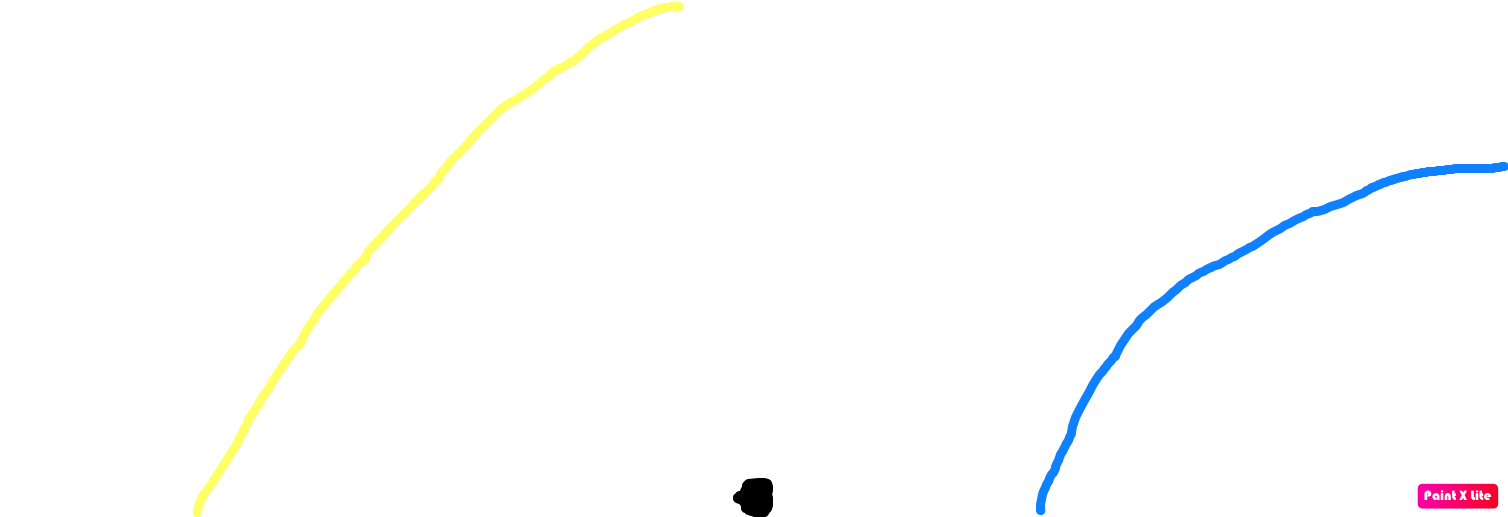
#> input picture example_code/basic_sim_with_paint/turn_right.png, 1508 x 517 px
$ python ex_path_planner_from_2023.py
#> lines starting #> are read from the running program, lines starting #| are printed output that depends on the picture; after the words box and inside, x2 and y2 are one past the last pixel; in counts of white or black regions, pixels touching at a corner belong together; long printed decimals are rounded
### example_code/ex_colour_mask.py
import cv2 as cv
import numpy as np
from matplotlib import pyplot as plt

#### CONSTANTS
GREEN = (0, 255, 0)  # in BGR.
RED = (0, 0, 255)
BLUE= (255, 0, 0)
ORANGE = (0, 128, 255)
PURPLE = (255, 51, 153)
YELLOW = (0, 255, 255)

# the colour green will be marked by red outline. Purple by yellow outline and so on.
# basically the complementary colour pairs on the colour wheel
COMPLEMENTARY = {GREEN:RED, RED:GREEN, PURPLE:YELLOW, YELLOW:PURPLE, BLUE:ORANGE}
#### end of CONSTANTS

# [28 lines left out: functions init_camera_feed, colour_mask_2023, not called in this run]

def colour_mask(frame):
    #convert to hsv colorspace
    hsv = cv.cvtColor(frame, cv.COLOR_BGR2HSV)

    #lower bound and upper bound for blue
    lowerBlue = np.array([70, 110, 200])
    upperBlue = np.array([130, 255, 255])
    blueMask = cv.inRange(hsv, lowerBlue, upperBlue)

    # lower bound and upper bound for yellow
    lowerYellow = np.array([10, 3, 200])
    upperYellow = np.array([60, 255, 255])
    yellowMask = cv.inRange(hsv, lowerYellow, upperYellow)   #getting a yellow mask

    #lower bound and upper bound for purple color
    lowerPurple = np.array([145, 50, 30])
    upperPurple = np.array([170, 255, 255])
    purpleMask = cv.inRange(hsv, lowerPurple, upperPurple)

    return blueMask, yellowMask, purpleMask

# [25 lines left out: functions draw_contour, get_contour, not called in this run]

# [28 lines that do not run on import are left out]

### example_code/ex_path_planner_from_2023.py
import numpy as np
import matplotlib.pyplot as plt
from typing import List
import cv2 as cv

from ex_colour_mask import colour_mask

OPTIMAL_SIDE_DISTANCE = 40
EACH_STEP = True
SEGMENT_SIZE = 5
MAX_RANGE = 150

# colours
GREEN = (0, 255, 0)  # in BGR.
RED = (0, 0, 255)
BLUE= (255, 0, 0)
ORANGE = (0, 128, 255)
PURPLE = (255, 51, 153)
YELLOW = (0, 255, 255)

def MAINTAIN_get_range_quartiles(stepNum, x, y, angle, maxRange):
    #polar form
    r = np.sqrt(x**2 + y**2)
    theta = np.rad2deg(np.arctan2(y, x))

    #lower quartile/25th percentile for every 5 degrees of heading
    rangeQuartile = np.zeros_like(angle)
    for index in range(len(angle)):
        selector = abs(theta - angle[index]) < SEGMENT_SIZE / 2
        if (np.sum(selector) > 0):
            rangeQuartile[index] = np.percentile(r[selector], 25)
        else:
            rangeQuartile[index] = maxRange #caps the maximum value

    return rangeQuartile

def MAINTAIN_process_range_quartile(stepNum, angle, rangeQuartile, maxRange, isLeft):
    if isLeft: # if following the blue left track line
        sideAngleIndex = -1
        halfAngle = angle[-18:None] # selects the angles on the left of the car
        halfQuartile = rangeQuartile[-18:None]
    else:
        sideAngleIndex = 0
        halfAngle = angle[0:18]
        halfQuartile = rangeQuartile[0:18]

    if isLeft: # if following the blue left track line
        reference = OPTIMAL_SIDE_DISTANCE / np.cos(np.deg2rad(halfAngle)) # use trignometry to find the range, which is the hypotenuse
    else:
        reference = OPTIMAL_SIDE_DISTANCE / np.cos(np.deg2rad(halfAngle))

    reference[reference > maxRange] = maxRange # caps the maximum value
    turnNum = np.sum((halfQuartile - reference) * np.abs(halfAngle - halfAngle[sideAngleIndex])) # a weighted average/sum
    maxTurnNum = np.sum((maxRange - reference) * np.abs(halfAngle - halfAngle[sideAngleIndex]))
    turnFactor = turnNum / maxTurnNum #normalise the value, so it is always < 1
    # offsetFactor is larger when the car is further away from from the track line
    # the difference between offsetFactor and turnFactor, is that turnFactor accounts for all values in halfQuartile
    # not just halfQuartile[sideAngleIndex]
    # and turnFactor weighs angles further away from sideAngleIndex more
    offsetFactor = (halfQuartile[sideAngleIndex] - reference[sideAngleIndex]) / maxRange

    TURN_COEFFICIENT = 0.7
    if isLeft: # if following the blue left track line
        carHeading = -45 * (TURN_COEFFICIENT * turnFactor + (1 - TURN_COEFFICIENT) * offsetFactor) - 90
        # -60 can be adjusted. Avoid adjusting -90, since straight ahead is heading = -90
    else:
        carHeading = 45 * (TURN_COEFFICIENT * turnFactor + (1 - TURN_COEFFICIENT) * offsetFactor) - 90

    carHeading = min(carHeading, -45) #caps the angle to a maximum value
    carHeading = max(carHeading, -135)
    adjacentRange = rangeQuartile[np.abs(angle - carHeading) <= SEGMENT_SIZE / 2] # find rangeQuartile value at approx. carHeading degrees
    carRange = adjacentRange[0] * 0.3 # 0.3 limits the speed of car, so we don't crash

    return carRange, carHeading

def MAINTAIN_follow(frame, stepNum, leftPoints, rightPoints):
    isLeft = (len(leftPoints) > len(rightPoints))

    if isLeft: #so follow the blue left track line
        (x, y) = leftPoints
    else:
        (x, y) = rightPoints

    angle = np.arange(-5, -176, -SEGMENT_SIZE)
    rangeQuartile = MAINTAIN_get_range_quartiles(stepNum, x, y, angle, MAX_RANGE)

    carRange, carHeading = MAINTAIN_process_range_quartile(stepNum, angle, rangeQuartile, MAX_RANGE, isLeft)

    return carRange, carHeading

def convert_to_real_life_frame(points, shapeOfFrame):
    """ the real-life frame is the reality
    display frame is the scale of the png image made in MS paint

    Args:
        points (array): input coordinates of MS paint
        shapeOfFrame (array): the dimension of MS paint image in pixels

    Returns:
        array: real-life coordinates
    """
    points = np.array(points)
    points = points // 10 # since ten pixels represent 1cm
    points[0] -= shapeOfFrame[1] // 2 # offset the x-axis by half of frame width,
    # so we can see both the left and right
    return points

def convert_to_display_frame(points, shapeOfFrame):
    points = np.array(points)
    points = points * 10 # since ten pixel represent 1cm
    points[0] += shapeOfFrame[1] // 2
    return points

if __name__ == "__main__":
    frame = cv.imread("./basic_sim_with_paint/turn_right.png")
#> frame is the input picture: shape (517, 1508, 3); mean B, G, R 253, 253.1, 252.8
    frame = cv.flip(frame, 0) # so the x-axis is at the bottom not the top of the frame.
    # For images (0, 0) is at the top left corner, instead of the bottom left corner (which is for a typical graph)

    blueMask, yellowMask, purpleMask = colour_mask(frame)
#> in colour_mask, `hsv = cv.cvtColor(frame, cv.COLOR_BGR2HSV)`: hsv: shape (517, 1508, 3); mean H, S, V 1.6, 3.6, 254.6
#> in colour_mask, `blueMask = cv.inRange(hsv, lowerBlue, upperBlue)`:
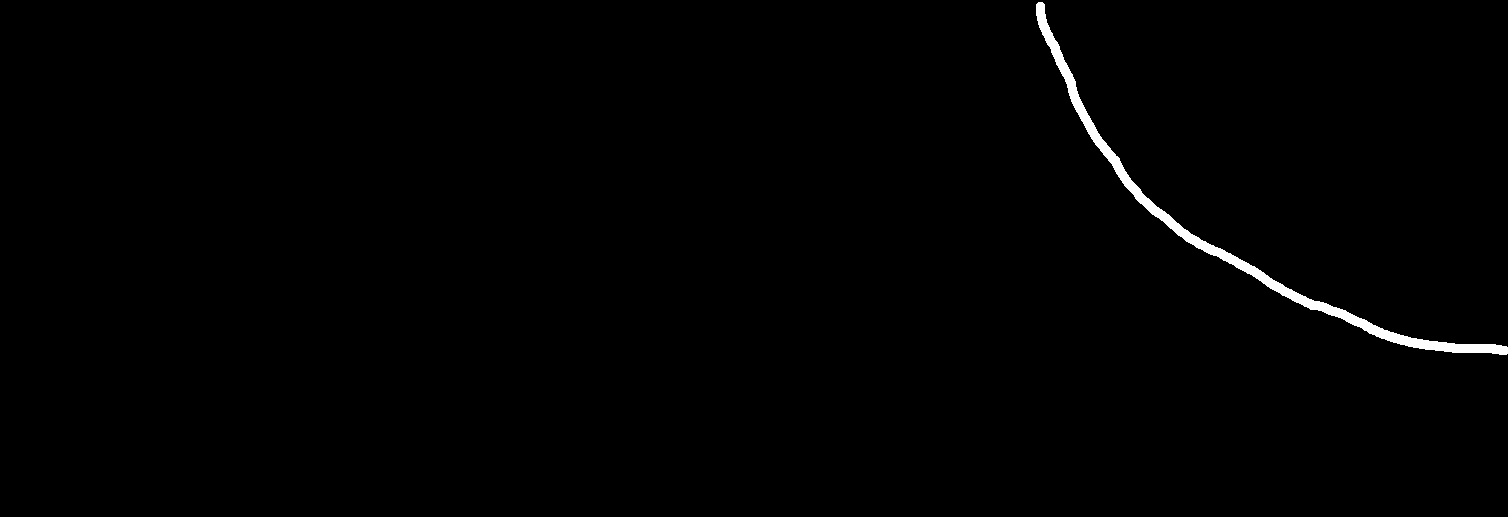
#> blueMask: shape (517, 1508); 0.75% white; 1 white region, box (x1, y1, x2, y2) and area: (1036, 2, 1508, 355) 5842
#> in colour_mask, `yellowMask = cv.inRange(hsv, lowerYellow, upperYellow)`:
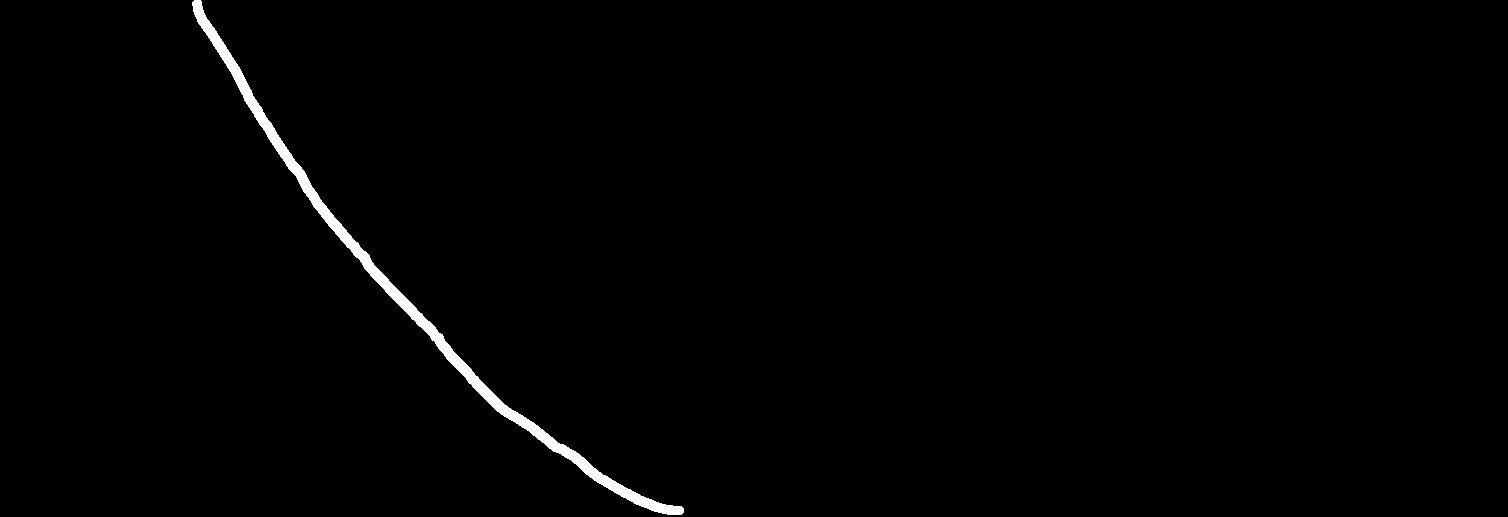
#> yellowMask: shape (517, 1508); 0.96% white; 1 white region, box (x1, y1, x2, y2) and area: (192, 0, 684, 515) 7482
#> in colour_mask, `purpleMask = cv.inRange(hsv, lowerPurple, upperPurple)`: purpleMask: shape (517, 1508); 0.16% white; 2 white regions (1 under 20 px), largest, box (x1, y1, x2, y2) and area: (1417, 8, 1478, 34) 1269

    leftPoints = cv.Canny(yellowMask, 60, 180) # edge detection
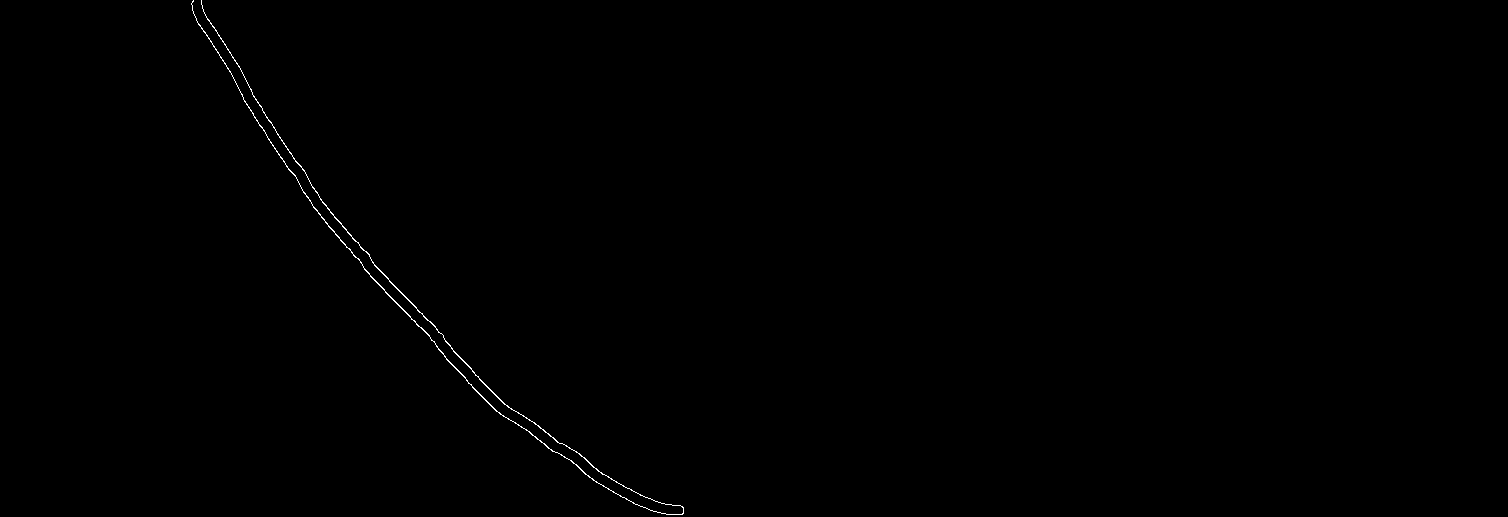
#> leftPoints: shape (517, 1508); 0.22% white in thin lines or dots, all inside (x1, y1, x2, y2) = (191, 0, 684, 515)
    leftPoints = np.nonzero(leftPoints) # returns a tuple of np.arrays. First array is x and second is for y.
#> leftPoints = 1691 positions, rows 0 to 514, columns 191 to 683
    realLeft = convert_to_real_life_frame(leftPoints, frame.shape)

    rightPoints = cv.Canny(blueMask, 60, 180)
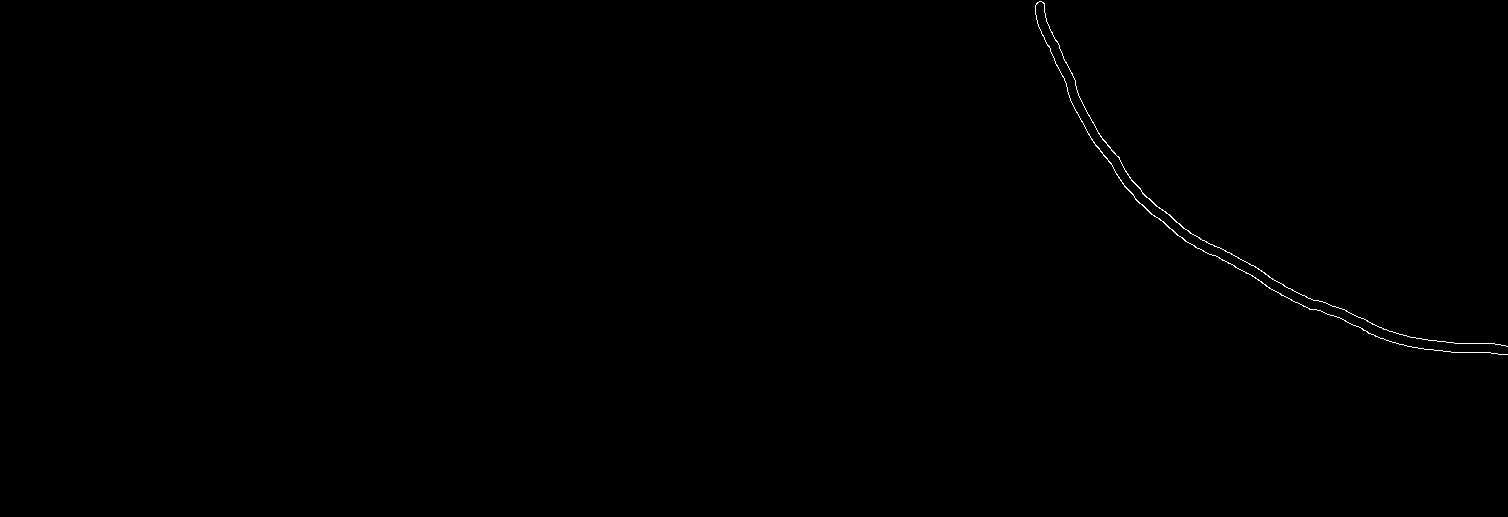
#> rightPoints: shape (517, 1508); 0.17% white in thin lines or dots, all inside (x1, y1, x2, y2) = (1035, 1, 1508, 355)
    rightPoints = np.nonzero(rightPoints)
#> rightPoints = 1322 positions, rows 1 to 354, columns 1035 to 1507
    realRight = convert_to_real_life_frame(rightPoints, frame.shape)

    carRange, carHeading = MAINTAIN_follow(frame, 0, realLeft, realRight)
#> in MAINTAIN_follow, `isLeft = (len(leftPoints) > len(rightPoints))`: isLeft = False
#> in MAINTAIN_follow, `(x, y) = rightPoints`: x = 1322 values from -754 to -719; y = 1322 values, max 150 at index 1210, min 103 at index 0, mean 122.4
#> in MAINTAIN_get_range_quartiles, `r = np.sqrt(x**2 + y**2)`: r = 1322 values, max 761.1 at index 1, min 733.1 at index 1248, mean 742.3
#> in MAINTAIN_get_range_quartiles, `theta = np.rad2deg(np.arctan2(y, x))`: theta = 1322 values, max 172.2 at index 0, min 168.2 at index 1314, mean 170.5
#> after the loop in MAINTAIN_get_range_quartiles, `for index in range(len(angle)):`: rangeQuartile = 35 values from 150 to 150
#> in MAINTAIN_process_range_quartile, `halfQuartile = rangeQuartile[0:18]`: halfQuartile = 18 values from 150 to 150
#> in MAINTAIN_process_range_quartile, `turnNum = np.sum((halfQuartile - reference) * np.abs(halfAngle - halfA..`: turnNum = 35433.7
#> in MAINTAIN_process_range_quartile, `turnFactor = turnNum / maxTurnNum`: turnFactor = 1
#> in MAINTAIN_process_range_quartile, `offsetFactor = (halfQuartile[sideAngleIndex] - reference[sideAngleInde..`: offsetFactor = 0.732
#> in MAINTAIN_process_range_quartile, `carHeading = 45 * (TURN_COEFFICIENT * turnFactor + (1 - TURN_COEFFICIE..`: carHeading = -48.61
#> in MAINTAIN_process_range_quartile, `adjacentRange = rangeQuartile[np.abs(angle - carHeading) <= SEGMENT_SI..`: adjacentRange = [150]
#> in MAINTAIN_process_range_quartile, `carRange = adjacentRange[0] * 0.3 # 0.3 limits the speed of car, so we..`: carRange = 45
#> in MAINTAIN_follow, `carRange, carHeading = MAINTAIN_process_range_quartile(stepNum, angle,..`: carHeading = -48.61
#> carRange = 45; carHeading = -48.61
    print(f"heading: {carHeading} degrees, carRange: {carRange}")
#| heading: -48.614 degrees, carRange: 45.0
    x = carRange * np.sin(np.deg2rad(carHeading))
#> x = -33.76
    y = carRange * np.cos(np.deg2rad(carHeading))
#> y = 29.75
    dis_x, dis_y = convert_to_display_frame([x, y], frame.shape)
#> in convert_to_display_frame, `points = np.array(points)`: points = [-33.76, 29.75]
#> in convert_to_display_frame, `points = points * 10`: points = [-337.6, 297.5]
#> dis_x = 416.4; dis_y = 297.5
    cv.line(frame, tuple(convert_to_display_frame([0, 0], frame.shape)), (round(dis_x), round(dis_y)), GREEN, 3) # marks the prediction of the path planner
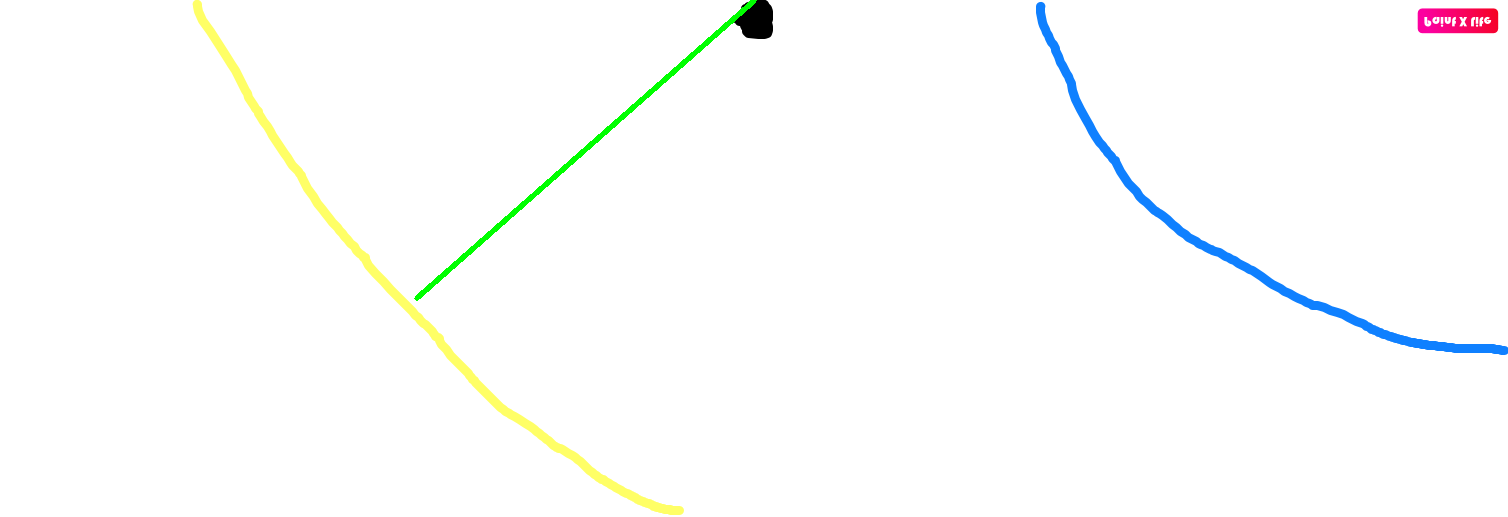
#> frame: shape (517, 1508, 3); mean B, G, R 252.2, 253.2, 252.1
    cv.circle(frame, tuple(convert_to_display_frame([0, 0], frame.shape)), 10, GREEN, -1) # marks the location of the car
#> frame: shape (517, 1508, 3); 0.01% of pixels changed, all inside (x1, y1, x2, y2) = (744, 0, 765, 11)

    frame = cv.flip(frame, 0) # flip it back
    cv.imshow('frame', frame)
    cv.waitKey(0) # press any key to end program
    print('end')
